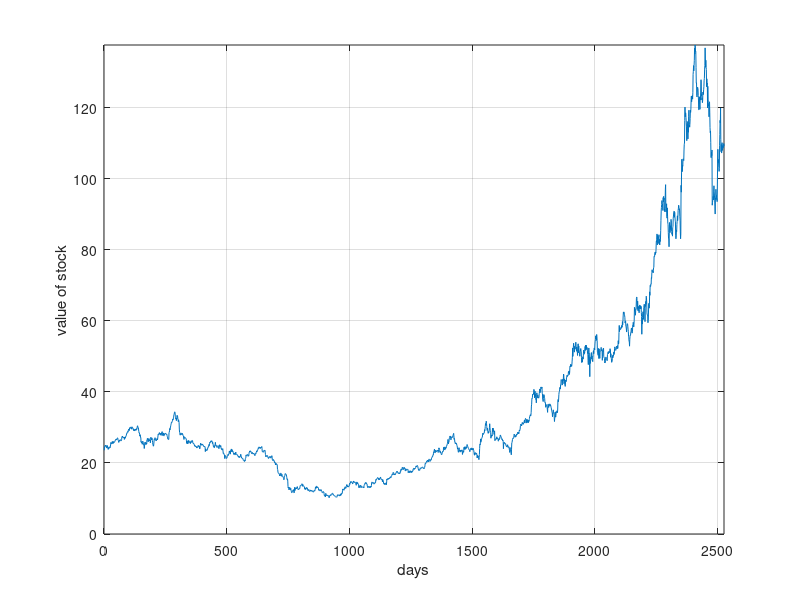

Reproduce this figure in MATLAB.
% read all the data, starting at column 2 and row 2
data = dlmread('IBM.csv',',',1,1);  

indata = data(:,1)';                % use second column only
k = length(data)-1;
indata = fliplr(indata(2:k+1));  % reverse the order of the stock values
disp(sprintf('Number of trading days from 1990 to 1999 is %i',k))

plot(indata)
xlabel('days'); ylabel('value of stock');
axis([0, k, 0, max(indata)]);
grid on
